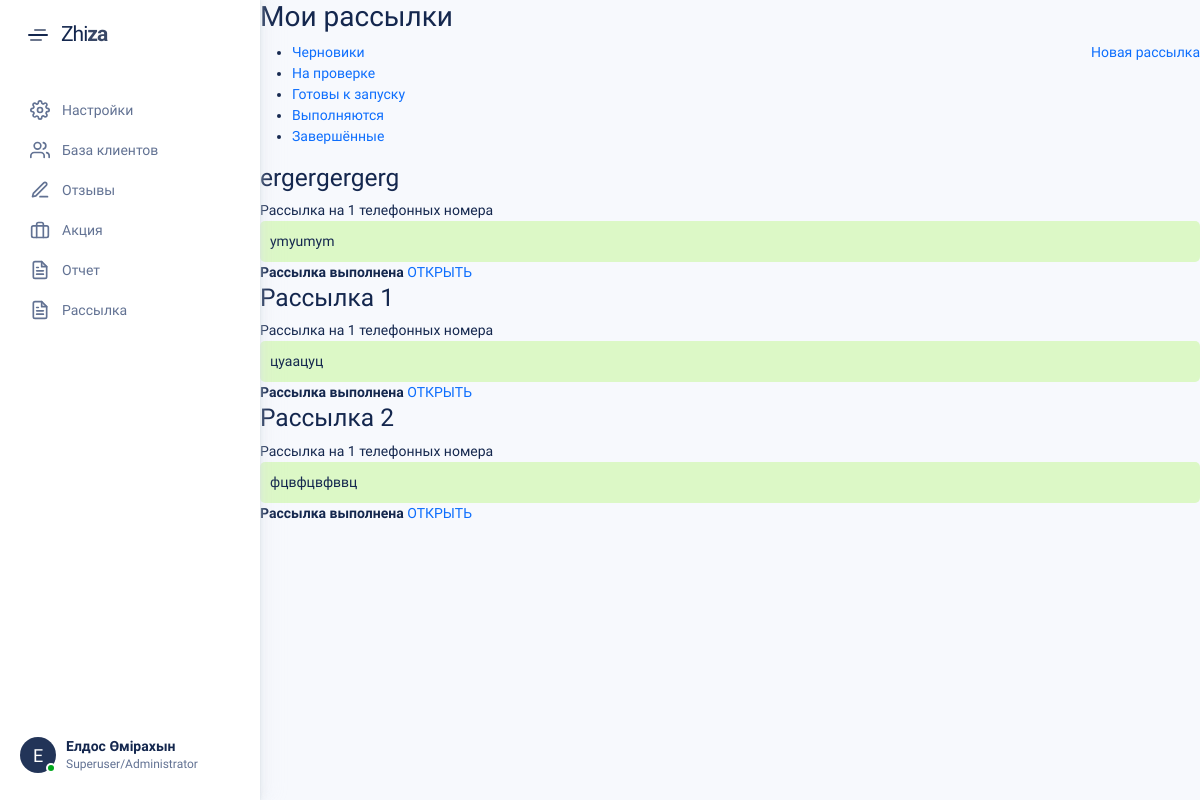
Page /newsletter/completed/list on the earlier database version.
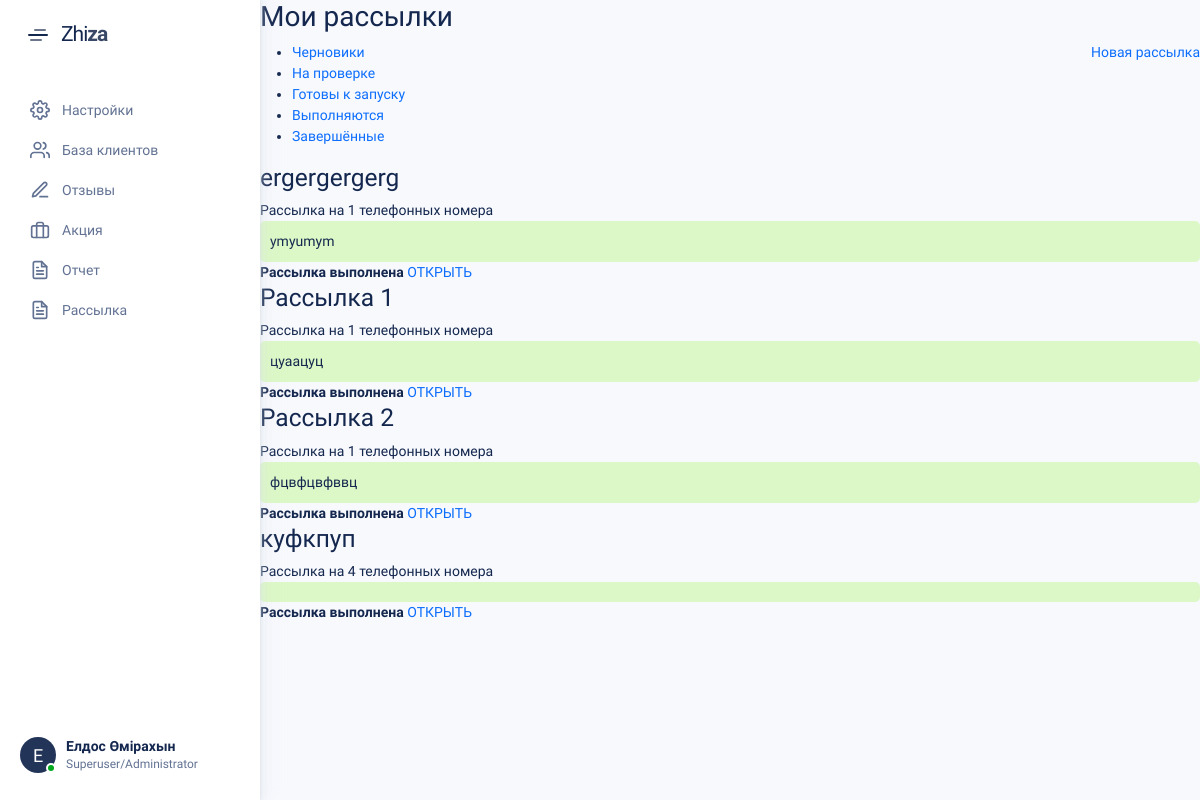
Same page on the later database version.
### newsletter/models.py (models this page shows, shortened)
class Newsletter(models.Model):
    title = models.CharField(max_length=180)
    text = models.TextField(null=True, blank=True)
    status = models.PositiveSmallIntegerField(choices=NEWSLETTER_STATUS, default=STATUS_DRAFT)
    total_customers = models.PositiveIntegerField(null=True, blank=True)
    total_getting_customers = models.PositiveIntegerField(null=True, blank=True)
    active_last_month = models.BooleanField(default=False)
    active_last_week = models.BooleanField(default=False)
    active_last_day = models.BooleanField(default=False)
    image = models.ImageField(upload_to='newsletter_picture/', null=True, blank=True)

### newsletter/views.py (the view)
# urls.py: path('completed/list', views.CompletedListView.as_view(),
class CompletedListView(ListView):
    template_name = 'newsletter/completed/list.html'
    model = Newsletter
    context_object_name = 'newsletters'
    def get_queryset(self):
        queryset = super().get_queryset()
        queryset = queryset.filter(status=6)
        return queryset

### newsletter/templatetags/newsletter_tags.py (called while the page is built)
@register.simple_tag
def get_count_customers_number(newsletter_id):
    newsletter = Newsletter.objects.get(id=newsletter_id)
    branch_newsletter_count = BranchNewsletter.objects.filter(newsletter=newsletter).count()
    if branch_newsletter_count:
        return branch_newsletter_count
    else:
        return 'Еще не добавлена! (0)'

### templates/newsletter/completed/list.html (shortened to what this page needs)
{% extends 'base.html' %}
{% load static %}
{% load newsletter_tags %}
{% block content %}
<h2>Мои рассылки</h2>
<a href="{% url 'newsletter:create' %}" style="float:right">Новая рассылка</a>
<ul>
    <li><a href="{% url 'newsletter:draft_list' %}">Черновики</a></li>
    <li><a href="{% url 'newsletter:under_review_list' %}">На проверке</a></li>
    <li><a href="{% url 'newsletter:ready_to_start_list' %}">Готовы к запуску</a></li>
    <li><a href="{% url 'newsletter:in_progress_list' %}">Выполняются</a></li>
    <li><a href="{% url 'newsletter:completed_list' %}">Завершённые</a></li>
</ul>
{% for newsletter in newsletters %}
    <h3>{{newsletter.title}} </h3>
    {% if newsletter.branches.all %}
    Рассылка на {% get_count_customers_number newsletter.id %} телефонных номера
    <div style="background-color: #dcf8c6; padding:10px;border-radius:5px;">
        {{newsletter.text}}
    </div>
    <b>Рассылка выполнена</b>
    <a href="{% url 'newsletter:detail_summary' newsletter.id %}">ОТКРЫТЬ</a>
    {% endif %}
{% endfor %}
{% endblock %}

Differences in the rows shown:
added Newsletter: title "куфкпуп", id "4"
